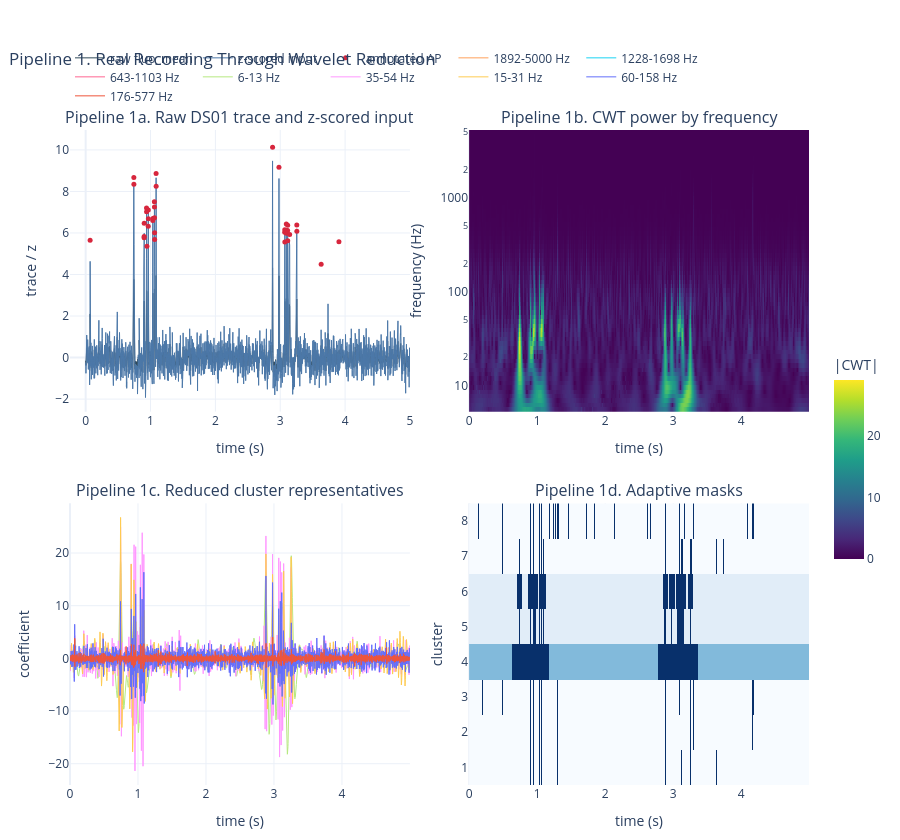

Notebook code for this chart:
### Markdown cell above
## Pipeline 1. Overview

This figure is the first pass sanity check: confirm the real trace window, the wavelet energy, the reduced cluster traces, and the adaptive masks all line up in time. It intentionally does not show the final denoised output.

### Code cell
overview = make_subplots(
    rows=2,
    cols=2,
    specs=[[{}, {}], [{}, {}]],
    subplot_titles=(
        "Pipeline 1a. Raw DS01 trace and z-scored input",
        "Pipeline 1b. CWT power by frequency",
        "Pipeline 1c. Reduced cluster representatives",
        "Pipeline 1d. Adaptive masks",
    ),
    horizontal_spacing=0.08,
    vertical_spacing=0.14,
)
overview.add_trace(go.Scatter(x=t_plot, y=raw_plot, mode="lines", name="raw fluo_mean", line={"color": "#2f4858", "width": 1}), row=1, col=1)
overview.add_trace(go.Scatter(x=t_plot, y=input_plot, mode="lines", name="z-scored input", line={"color": "#4c78a8", "width": 1}), row=1, col=1)
overview.add_trace(go.Scatter(x=recording.events_ap_times_s, y=denoiser_input[recording.events_ap_indices], mode="markers", name="annotated AP", marker={"color": "#d7263d", "size": 5}), row=1, col=1)
overview.add_trace(go.Heatmap(x=heat_t, y=heat_freq, z=heat_power, colorscale="Viridis", colorbar={"title": "|CWT|", "len": 0.34}), row=1, col=2)
for i, band in enumerate(selected_freqs):
    x, y = downsample(recording.t, reduced[i])
    overview.add_trace(go.Scatter(x=x, y=y, mode="lines", name=f"{band[0]:.0f}-{band[1]:.0f} Hz", line={"width": 1}), row=2, col=1)
mask_step = max(1, int(np.ceil(masks.shape[1] / 900))) if masks.size else 1
overview.add_trace(go.Heatmap(x=recording.t[::mask_step], y=np.arange(masks.shape[0]) + 1, z=masks[:, ::mask_step], colorscale="Blues", showscale=False), row=2, col=2)
overview.update_xaxes(title_text="time (s)", row=1, col=1)
overview.update_xaxes(title_text="time (s)", row=1, col=2)
overview.update_xaxes(title_text="time (s)", row=2, col=1)
overview.update_xaxes(title_text="time (s)", row=2, col=2)
overview.update_yaxes(title_text="trace / z", row=1, col=1)
overview.update_yaxes(title_text="frequency (Hz)", type="log", row=1, col=2)
overview.update_yaxes(title_text="coefficient", row=2, col=1)
overview.update_yaxes(title_text="cluster", row=2, col=2)
overview.update_layout(
    title={"text": "Pipeline 1. Real Recording Through Wavelet Reduction", "x": 0.01, "xanchor": "left"},
    height=840,
    template="plotly_white",
    hovermode="x unified",
    legend={"orientation": "h", "yanchor": "bottom", "y": 1.03, "x": 0},
    margin={"t": 130, "b": 55, "l": 70, "r": 40},
)
overview.show()

### Figure 1 — Plotly figure (JSON) as saved in the notebook; plotly's stock layout.template omitted (floating-point values rounded to 4 significant figures; data arrays with more than 128 entries replaced by an {"elided": "..."} marker saying what was removed)
{"data": [{"line": {"color": "#2f4858", "width": 1}, "mode": "lines", "name": "raw fluo_mean", "type": "scatter", "x": {"elided": "3334 float values"}, "xaxis": "x", "y": {"elided": "3334 float values"}, "yaxis": "y"}, {"line": {"color": "#4c78a8", "width": 1}, "mode": "lines", "name": "z-scored input", "type": "scatter", "x": {"elided": "3334 float values"}, "xaxis": "x", "y": {"elided": "3334 float values"}, "yaxis": "y"}, {"marker": {"color": "#d7263d", "size": 5}, "mode": "markers", "name": "annotated AP", "type": "scatter", "x": [0.0689, 0.7427, 0.7435, 0.901, 0.9019, 0.9028, 0.9384, 0.9392, 0.9452, 0.9648, 0.9657, 0.9667, 1.035, 1.037, 1.059, 1.06, 1.061, 1.063, 1.064, 1.086, 1.087, 2.882, 2.98, 3.069, 3.07, 3.071, 3.093, 3.094, 3.114, 3.115, 3.115, 3.145, 3.255, 3.256, 3.631, 3.905], "xaxis": "x", "y": [5.648, 8.669, 8.353, 5.766, 5.829, 6.468, 7.206, 7.024, 5.365, 6.321, 7.109, 6.684, 6.598, 6.691, 7.509, 7.255, 6.727, 6.008, 5.681, 8.863, 8.246, 10.13, 9.169, 6.039, 6.156, 5.57, 6.437, 5.984, 6.117, 6.375, 5.621, 5.926, 6.385, 6.087, 4.495, 5.58], "yaxis": "y"}, {"colorbar": {"len": 0.34, "title": {"text": "|CWT|"}}, "colorscale": [[0, "#440154"], [0.1111, "#482878"], [0.2222, "#3e4989"], [0.3333, "#31688e"], [0.4444, "#26828e"], [0.5556, "#1f9e89"], [0.6667, "#35b779"], [0.7778, "#6ece58"], [0.8889, "#b5de2b"], [1, "#fde725"]], "type": "heatmap", "x": {"elided": "893 float values"}, "xaxis": "x2", "y": [5000.0, 4488.0, 4029.0, 3617.0, 3246.0, 2914.0, 2616.0, 2348.0, 2108.0, 1892.0, 1698.0, 1525.0, 1369.0, 1228.0, 1103.0, 989.9, 888.6, 797.6, 716.0, 642.7, 576.9, 517.9, 464.9, 417.3, 374.6, 336.2, 301.8, 270.9, 243.2, 218.3, 196.0, 175.9, 157.9, 141.7, 127.2, 114.2, 102.5, 92.03, 82.61, 74.16, 66.57, 59.75, 53.64, 48.15, 43.22, 38.8, 34.83, 31.26, 28.06, 25.19, 22.61, 20.3, 18.22, 16.36, 14.68, 13.18, 11.83, 10.62, 9.532, 8.557, 7.681, 6.895, 6.189, 5.556], "yaxis": "y2", "z": {"elided": "64x893 float values"}}, {"line": {"width": 1}, "mode": "lines", "name": "1892-5000 Hz", "type": "scatter", "x": {"elided": "3334 float values"}, "xaxis": "x3", "y": {"elided": "3334 float values"}, "yaxis": "y3"}, {"line": {"width": 1}, "mode": "lines", "name": "1228-1698 Hz", "type": "scatter", "x": {"elided": "3334 float values"}, "xaxis": "x3", "y": {"elided": "3334 float values"}, "yaxis": "y3"}, {"line": {"width": 1}, "mode": "lines", "name": "643-1103 Hz", "type": "scatter", "x": {"elided": "3334 float values"}, "xaxis": "x3", "y": {"elided": "3334 float values"}, "yaxis": "y3"}, {"line": {"width": 1}, "mode": "lines", "name": "6-13 Hz", "type": "scatter", "x": {"elided": "3334 float values"}, "xaxis": "x3", "y": {"elided": "3334 float values"}, "yaxis": "y3"}, {"line": {"width": 1}, "mode": "lines", "name": "35-54 Hz", "type": "scatter", "x": {"elided": "3334 float values"}, "xaxis": "x3", "y": {"elided": "3334 float values"}, "yaxis": "y3"}, {"line": {"width": 1}, "mode": "lines", "name": "15-31 Hz", "type": "scatter", "x": {"elided": "3334 float values"}, "xaxis": "x3", "y": {"elided": "3334 float values"}, "yaxis": "y3"}, {"line": {"width": 1}, "mode": "lines", "name": "60-158 Hz", "type": "scatter", "x": {"elided": "3334 float values"}, "xaxis": "x3", "y": {"elided": "3334 float values"}, "yaxis": "y3"}, {"line": {"width": 1}, "mode": "lines", "name": "176-577 Hz", "type": "scatter", "x": {"elided": "3334 float values"}, "xaxis": "x3", "y": {"elided": "3334 float values"}, "yaxis": "y3"}, {"colorscale": [[0, "rgb(247,251,255)"], [0.125, "rgb(222,235,247)"], [0.25, "rgb(198,219,239)"], [0.375, "rgb(158,202,225)"], [0.5, "rgb(107,174,214)"], [0.625, "rgb(66,146,198)"], [0.75, "rgb(33,113,181)"], [0.875, "rgb(8,81,156)"], [1, "rgb(8,48,107)"]], "showscale": false, "type": "heatmap", "x": {"elided": "893 float values"}, "xaxis": "x4", "y": [1, 2, 3, 4, 5, 6, 7, 8], "yaxis": "y4", "z": {"elided": "8x893 float values"}}], "layout": {"annotations": [{"font": {"size": 16}, "showarrow": false, "text": "Pipeline 1a. Raw DS01 trace and z-scored input", "x": 0.23, "xanchor": "center", "xref": "paper", "y": 1, "yanchor": "bottom", "yref": "paper"}, {"font": {"size": 16}, "showarrow": false, "text": "Pipeline 1b. CWT power by frequency", "x": 0.77, "xanchor": "center", "xref": "paper", "y": 1, "yanchor": "bottom", "yref": "paper"}, {"font": {"size": 16}, "showarrow": false, "text": "Pipeline 1c. Reduced cluster representatives", "x": 0.23, "xanchor": "center", "xref": "paper", "y": 0.43, "yanchor": "bottom", "yref": "paper"}, {"font": {"size": 16}, "showarrow": false, "text": "Pipeline 1d. Adaptive masks", "x": 0.77, "xanchor": "center", "xref": "paper", "y": 0.43, "yanchor": "bottom", "yref": "paper"}], "height": 840, "hovermode": "x unified", "legend": {"orientation": "h", "x": 0, "y": 1.03, "yanchor": "bottom"}, "margin": {"b": 55, "l": 70, "r": 40, "t": 130}, "title": {"text": "Pipeline 1. Real Recording Through Wavelet Reduction", "x": 0.01, "xanchor": "left"}, "xaxis": {"anchor": "y", "domain": [0, 0.46], "title": {"text": "time (s)"}}, "xaxis2": {"anchor": "y2", "domain": [0.54, 1], "title": {"text": "time (s)"}}, "xaxis3": {"anchor": "y3", "domain": [0, 0.46], "title": {"text": "time (s)"}}, "xaxis4": {"anchor": "y4", "domain": [0.54, 1], "title": {"text": "time (s)"}}, "yaxis": {"anchor": "x", "domain": [0.57, 1], "title": {"text": "trace / z"}}, "yaxis2": {"anchor": "x2", "domain": [0.57, 1], "title": {"text": "frequency (Hz)"}, "type": "log"}, "yaxis3": {"anchor": "x3", "domain": [0, 0.43], "title": {"text": "coefficient"}}, "yaxis4": {"anchor": "x4", "domain": [0, 0.43], "title": {"text": "cluster"}}}}
